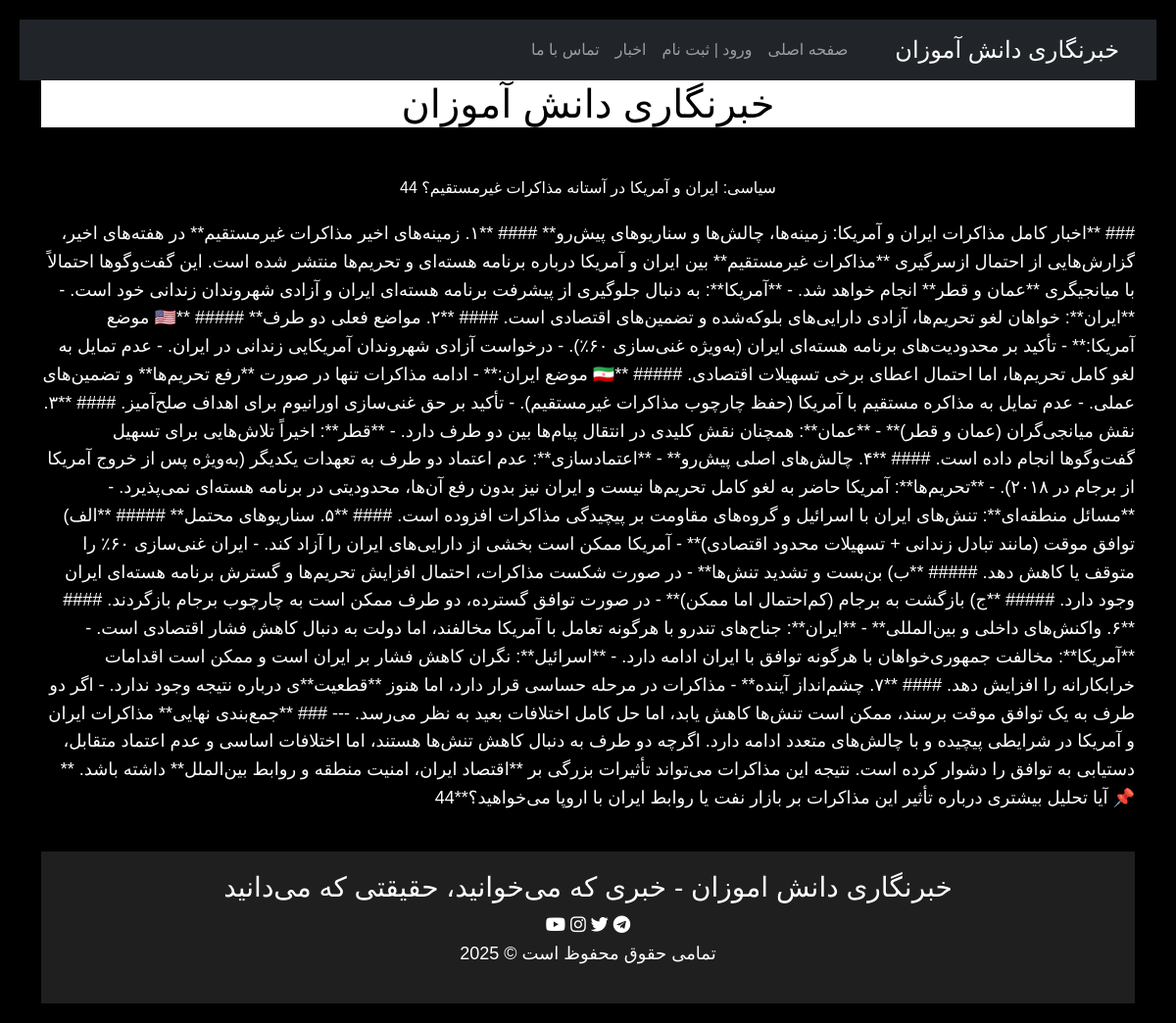
Page /newes2.php?id=44 on the committed database.
### tables this page shows
CREATE TABLE IF NOT EXISTS `news` (
  `id` int NOT NULL AUTO_INCREMENT,
  `sartitr` text NOT NULL,
  `news` text NOT NULL,
  `img` text NOT NULL,
  PRIMARY KEY (`id`)
);

### newes2.php (the view, shortened to what this page needs)
<?php include("header.php");
$id=$_GET["id"];
?>
<body>
    <div class="container">
        <header>
            <h1 id="h111">خبرنگاری دانش آموزان</h1>
            <?php
                include("data.php");
                $result= mysqli_query($c,"SELECT * FROM `news` where `id` = $id");
                $row=mysqli_fetch_array($result);
                ?>
                <?php
                if($row){
                ?>
                <p><img class="img" src=" <?php echo($row["img"]); echo($id);?>" alt=""></p>
                <?php
                $row=mysqli_fetch_array($result);}
                ?>
            <?php
        include("data.php");
        $result= mysqli_query($c,"SELECT * FROM `news` where `id`= $id");
        if($result){
            $row=mysqli_fetch_array($result);
            ?>
        <?php
        if($row){
            ?>
        <p> <?php echo($row["sartitr"]); echo($id);?></p>
        <?php
        $row=mysqli_fetch_array($result);}
        ?>
        </header>
        <section id="a2">
            <p>
                <?php
        include("data.php");
        $result= mysqli_query($c,"SELECT * FROM `news`where `id`= $id");
        $row=mysqli_fetch_array($result);
        ?>
        <?php
        if($row){
            ?>
        <p> <?php echo($row["news"]);echo($id); ?></p>
        <?php
        $row=mysqli_fetch_array($result);}
        ?>
    </p>
    <?php
}
    include("footer.php");
    ?>

### style.css (style rules this page uses)
body { font-family: "B Nazanin", sans-serif; background-color: #fffbfb; color: #000000; border-radius: 8px; padding: 25px; }
header h1 { color: #fff; text-align: center; margin-bottom: 20px; }
p { color: white; }

### newes1.css (style rules this page uses)
body { padding: 20px; background-color: black; }
header { text-align: center; margin-bottom: 20px; }
header h1 { font-size: 2.5rem; margin-bottom: 10px; background-color: white; }
#a2 { text-align: right; direction: rtl; font-size: 18px; line-height: 1.6; }

### newes2.php (style rules this page uses)
* { color: white; }
#h111 { color: black; }

### rows in the picture
news: sartitr "سیاسی: ایران و آمریکا در آستانه مذاکرات غیرمستقیم؟", news "### **اخبار کامل مذاکرات ایران و آمریکا: زمینه‌ها، چالش‌ها و سناریوهای پیش‌رو** #### **۱. زمینه‌های اخیر مذاکرات غیرمستقیم** در هفته‌های اخیر، گزارش‌هایی از احتمال ازسرگیری **مذاکرات غیرمستقیم** بین ایران و آمریکا درباره برنامه هسته‌ای و تحریم‌ها منتشر شده است. این گفت‌وگوها احتمالاً با میانجیگری **عمان و قطر** انجام خواهد شد. - **آمریکا**: به دنبال جلوگیری از پیشرفت برنامه هسته‌ای ایران و آزادی شهروندان زندانی خود است. - **ایران**: خواهان لغو تحریم‌ها، آزادی دارایی‌های بلوکه‌شده و تضمین‌های اقتصادی است. #### **۲. مواضع فعلی دو طرف** ##### **🇺🇸 موضع آمریکا:** - تأکید بر محدودیت‌های برنامه هسته‌ای ایران (به‌ویژه غنی‌سازی ۶۰٪). - درخواست آزادی شهروندان آمریکایی زندانی در ایران. - عدم تمایل به…"

### other values in the picture
$id "44"
